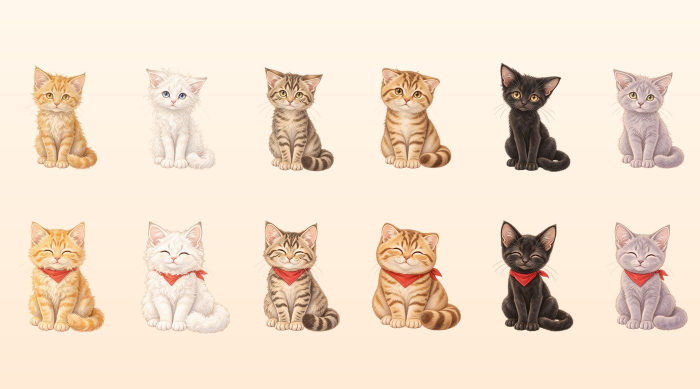
#> input picture docs/hero.jpg, 1400 x 778 px, given in place of xiaoju-stage1.png, which was not available (shown at 1/2 size)
$ python make_hero.py
#> lines starting #> are read from the running program, lines starting #| are printed output that depends on the picture; pictures that were not available may be replaced by others from this repository, and a replacement may not be noted
"""生成 README 头图：6 只猫「相遇 → 新家」前后对比横幅。"""
import os
from PIL import Image, ImageDraw

ROOT = os.path.dirname(os.path.dirname(os.path.abspath(__file__)))
SRC = os.path.join(ROOT, "assets", "cats")
OUT_DIR = os.path.join(ROOT, "docs")
OUT = os.path.join(OUT_DIR, "hero.png")

CATS = ["xiaoju", "naixi", "zhima", "tuanzi", "xuanmi", "yuyuan"]

W, H = 1800, 1000
BG_TOP = (255, 248, 236)
BG_BOTTOM = (255, 235, 214)

CELL_W = W // 6
ROW_H = 380
TOP_Y = 150
BOT_Y = 560
CAT_SIZE = 300


def paste_row(draw_base, stage, y):
    for i, c in enumerate(CATS):
        p = os.path.join(SRC, f"{c}-stage{stage}.png")
        im = Image.open(p).convert("RGBA")
        im = im.resize((CAT_SIZE, CAT_SIZE), Image.Resampling.LANCZOS)
        cx = i * CELL_W + (CELL_W - CAT_SIZE) // 2
        draw_base.alpha_composite(im, (cx, y))


def main():
    os.makedirs(OUT_DIR, exist_ok=True)
    base = Image.new("RGB", (W, H), BG_TOP)
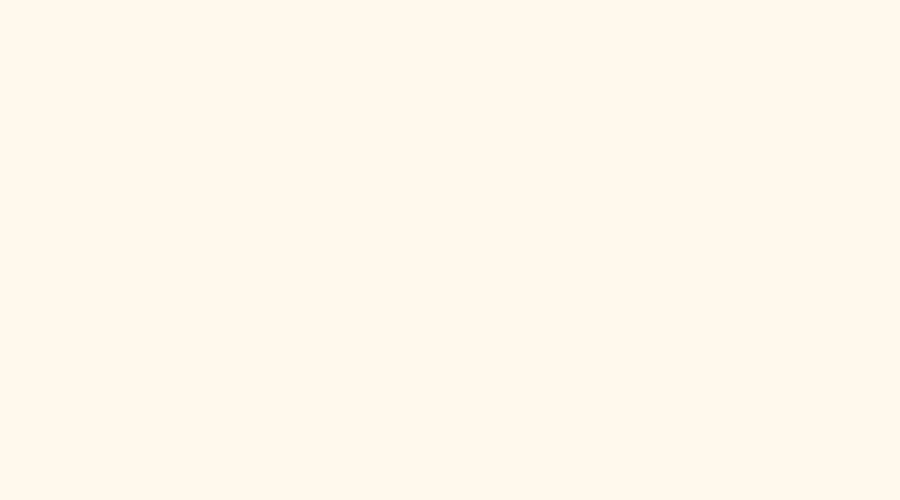
#> base: PIL image 1800x1000 RGB (shown at 1/2 size); mean R, G, B 255, 248, 236
    d = ImageDraw.Draw(base)
    # 竖向渐变背景
    for y in range(H):
        t = y / (H - 1)
        r = int(BG_TOP[0] + (BG_BOTTOM[0] - BG_TOP[0]) * t)
        g = int(BG_TOP[1] + (BG_BOTTOM[1] - BG_TOP[1]) * t)
        b = int(BG_TOP[2] + (BG_BOTTOM[2] - BG_TOP[2]) * t)
        d.line([(0, y), (W, y)], fill=(r, g, b))

    rgba = base.convert("RGBA")
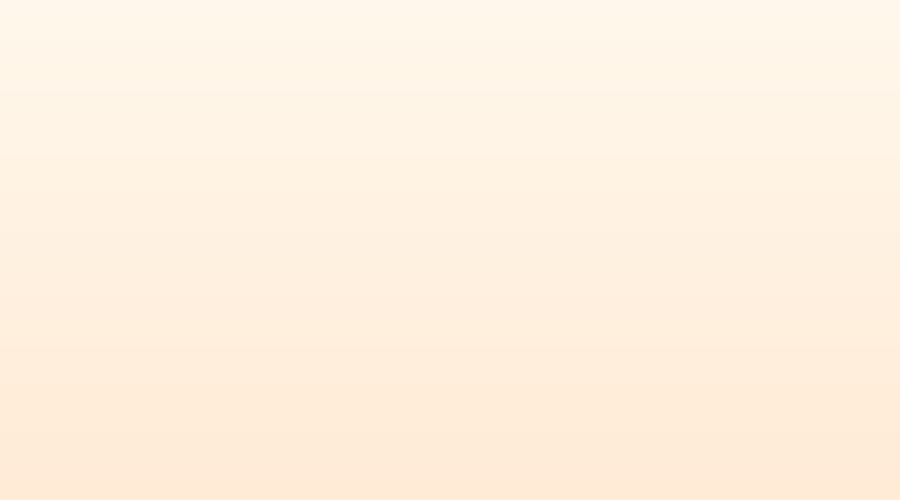
#> rgba: PIL image 1800x1000 RGBA (shown at 1/2 size); mean R, G, B, A 255, 241, 224.5, 255
    paste_row(rgba, 1, TOP_Y)
#> in paste_row, `im = im.resize((CAT_SIZE, CAT_SIZE), Image.Resampling.LANCZOS)`:
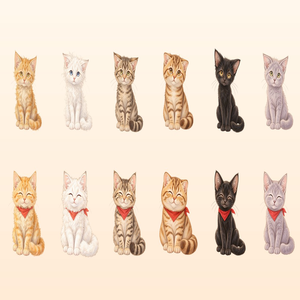
#> im: PIL image 300x300 RGBA; mean R, G, B, A 240.7, 222.6, 204.3, 255
    paste_row(rgba, 4, BOT_Y)

    rgba.save(OUT, optimize=True)
    print("saved:", OUT, rgba.size)
    print("size_kb:", round(os.path.getsize(OUT) / 1024, 1))


if __name__ == "__main__":
#> (the run stopped early here; a loop or call above may not have finished)
